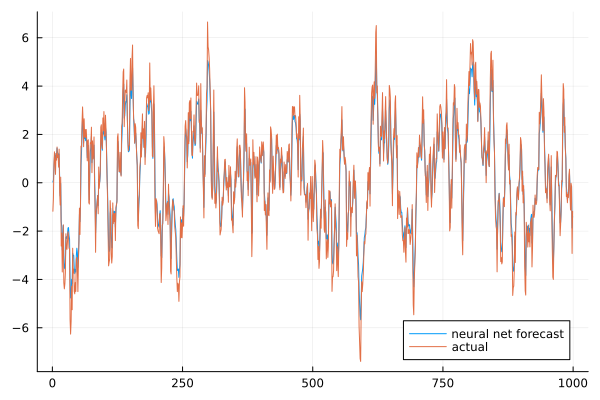

This chart was generated by the following Julia code:
# All credits go to mcreel, see https://discourse.julialang.org/t/simple-flux-lstm-for-time-series/35494/42
# https://gist.github.com/JLDC/4287637e00b8eaf0dcb9e7c5626edff8

using Flux, Plots, Statistics
using Base.Iterators

# data generating process is autoregressive order 1
# modeling objective is to forecast y conditional
# on lags of y
function AR1(n)
    y = zeros(n)
    for t = 2:n
        y[t] = 0.9*y[t-1] + randn()
    end
    y
end    

function main()
# generate the data
n = 1000 # sample size
data = Float32.(AR1(n))
# for LSTMs, we need to scale our data, use a min-max scaling scheme
mn, mx = minimum(data), maximum(data)
data = (data .- mn) ./ (mx .- mn)

n_training = Int64(round(2*n/3))
training = [[d] for d ∈ data[1:n_training]]
testing = [[d] for d in data[n_training+1:end]]
# set up the training
epochs = 1000    # maximum number of training loops through data

# the model: this is just a guess for illustrative purposes
# there may be better configurations
m = Chain(LSTM(1, 10), Dense(10, 2, tanh), Dense(2, 1))

# the loss function for training
function loss(x,y)
    Flux.reset!(m)
    m(x[1]) # warm-up internal state
    sum(Flux.mse.([m(xi) for xi ∈ x[2:end]], y[2:end]))
end

# function to get prediction of y conditional on lags of y.
function predict(data)
    Flux.reset!(m)
    m(data[1]) # warm-up internal state
    [m(d)[1] for d ∈ data[2:end]] # output predictions as a vector
end

# function for checking out-of-sample fit
function callback()
    error=mean(abs2.([t[1] for t ∈ testing[3:end]] - predict(testing[1:end-1])))
    println("testing mse: ", error)
    error
end    

# train while out-of-sample improves, saving best model.
# stop when the out-of-sample has increased too many times
bestsofar = 1e6
bestmodel = m
numincreases = 0
maxnumincreases = 50
ps = Flux.params(m)
opt = ADAM()
for i = 1:epochs
    gs = gradient(ps) do
        loss(training[1:end-1], training[2:end])
    end
    Flux.update!(opt, ps, gs)
    c = callback()
    if c < bestsofar
        bestsofar = c
        bestmodel = deepcopy(m)
    else
        numincreases +=1
    end    
    numincreases > maxnumincreases ? break : nothing
end
m = bestmodel # use the best model found

# NN forecast
pred_nn = predict([[d] for d ∈ data]) # align with ML forecast
pred_nn = pred_nn .* (mx .- mn) .+ mn # scale LSTM predictions

# scale back our data for OLS
data = data .* (mx .- mn) .+ mn

# maximum likelihood forecast, for reference
# OLS applied to AR1 is ML estimator
y = data[2:end]
x = data[1:end-1]
ρhat = x\y
pred_ml = x*ρhat



return pred_nn, pred_ml, y
end

pred_nn, pred_ml, y = main()
# verify that NN works as well as ML
n = size(pred_nn,1)
#plot(1:n, [pred_nn pred_ml pred_nn - pred_ml], labels=["neural net forecast" "ML forecast" "difference in forecasts"])
plot(1:n, [pred_nn y], labels=["neural net forecast" "actual"])
